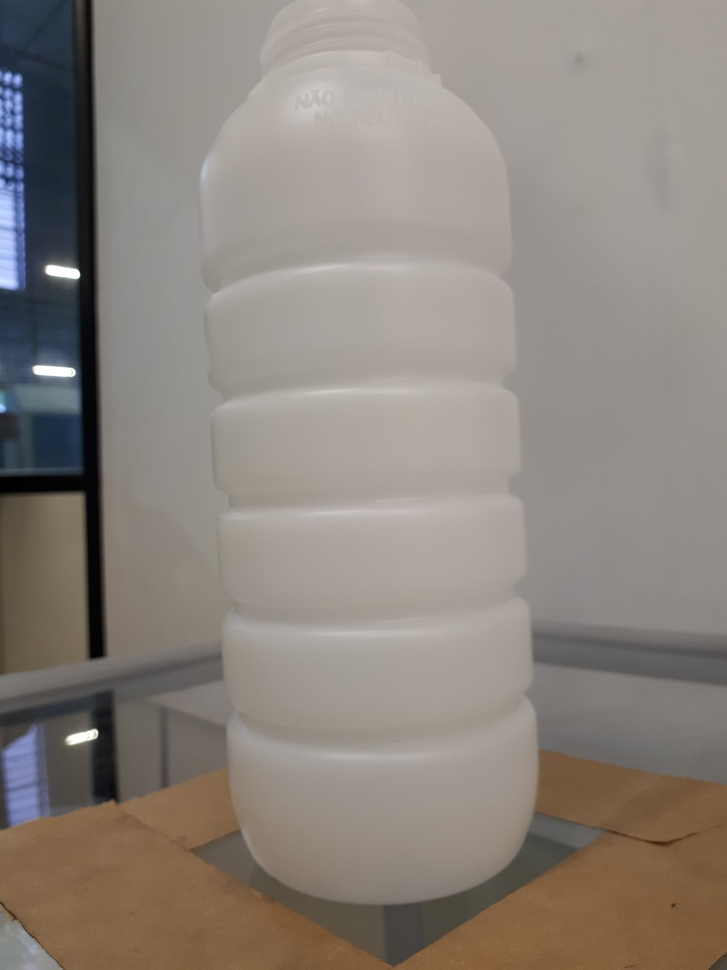
#> input picture imagens/teste.jpg, 727 x 970 px, shrunk from 3456 x 4608 before the run, found by its file name
$ python remover.py
#> lines starting #> are read from the running program, lines starting #| are printed output that depends on the picture
# Load image
import cv2
import numpy as np
from matplotlib import pyplot as plt

# Load image
image_bgr = cv2.imread('teste.jpg')
#> image_bgr is the input picture: shape (970, 727, 3); mean B, G, R 124.6, 131.8, 139.5

# Convert to RGB
image_rgb = cv2.cvtColor(image_bgr, cv2.COLOR_BGR2RGB)

# Rectange values: start x, start y, width, height
rectangle = (0, 56, 256, 150)

# Create initial mask
mask = np.zeros(image_rgb.shape[:2], np.uint8)

# Create temporary arrays used by grabCut
bgdModel = np.zeros((1, 65), np.float64)
fgdModel = np.zeros((1, 65), np.float64)

# Run grabCut
cv2.grabCut(image_rgb, # Our image
            mask, # The Mask
            rectangle, # Our rectangle
            bgdModel, # Temporary array for background
            fgdModel, # Temporary array for background
            5, # Number of iterations
            cv2.GC_INIT_WITH_RECT) # Initiative using our rectangle

# Create mask where sure and likely backgrounds set to 0, otherwise 1
mask_2 = np.where((mask==2) | (mask==0), 0, 1).astype('uint8')

# Multiply image with new mask to subtract background
image_rgb_nobg = image_rgb * mask_2[:, :, np.newaxis]
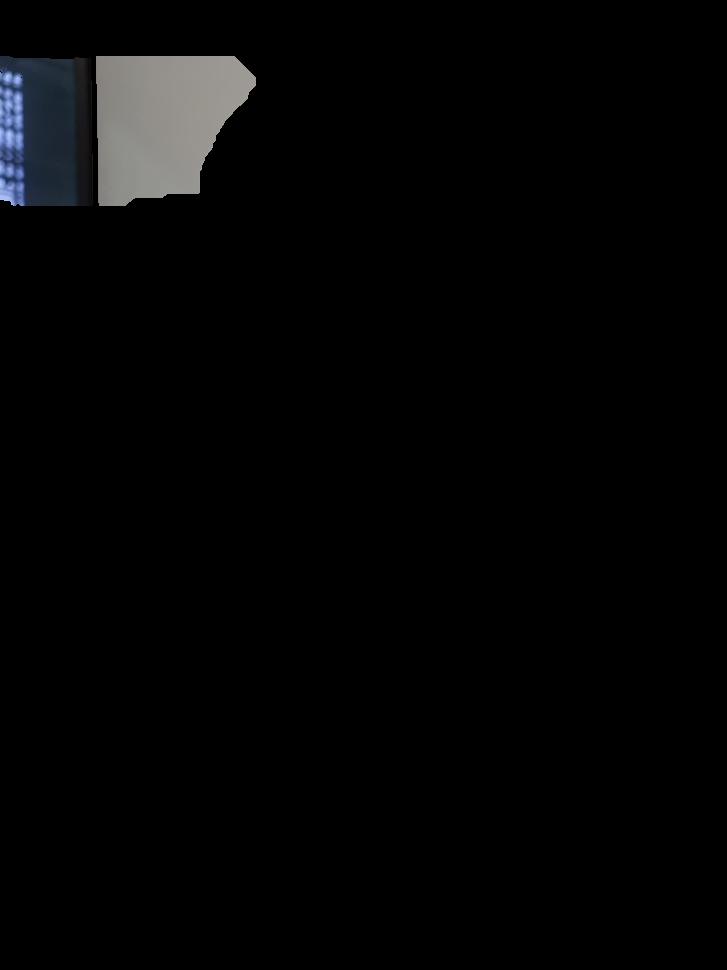
#> image_rgb_nobg: shape (970, 727, 3); mean R, G, B 4.6, 4.8, 5.1
# Show image
plt.imshow(image_rgb_nobg), plt.axis("off")
plt.show()

$ run again, with imagens/IMG_20210211_154257.jpg copied over imagens/teste.jpg
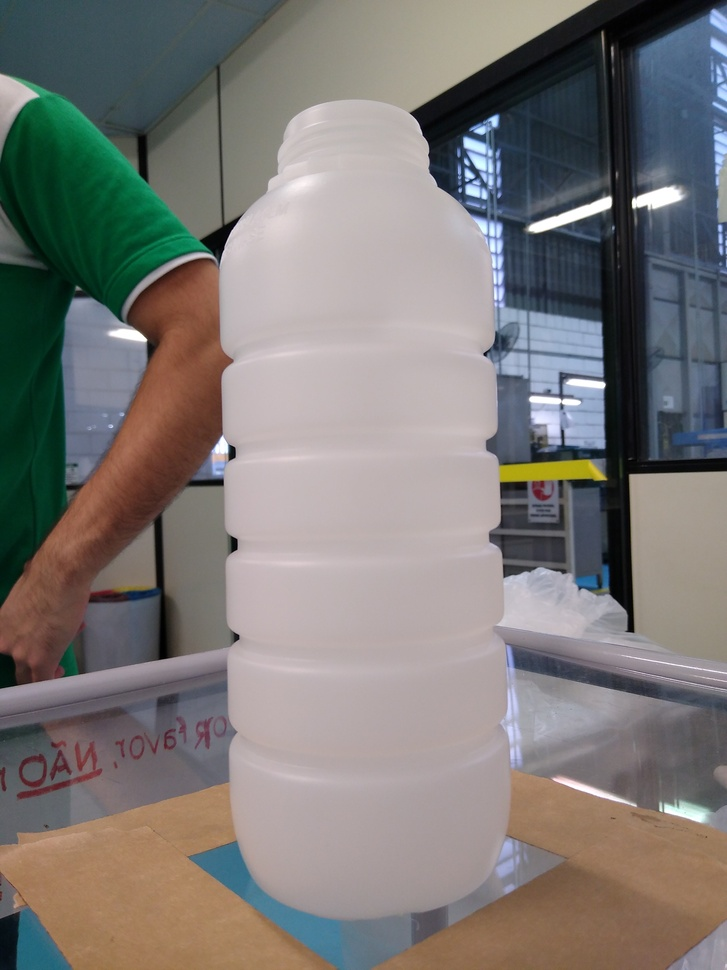
#> input picture imagens/IMG_20210211_154257.jpg, 727 x 970 px, shrunk from 3072 x 4096 before the run, found by its file name
#> image_bgr is the input picture: shape (970, 727, 3); mean B, G, R 118.3, 120.7, 124.1
#> `image_rgb_nobg = image_rgb * mask_2[:, :, np.newaxis]`:
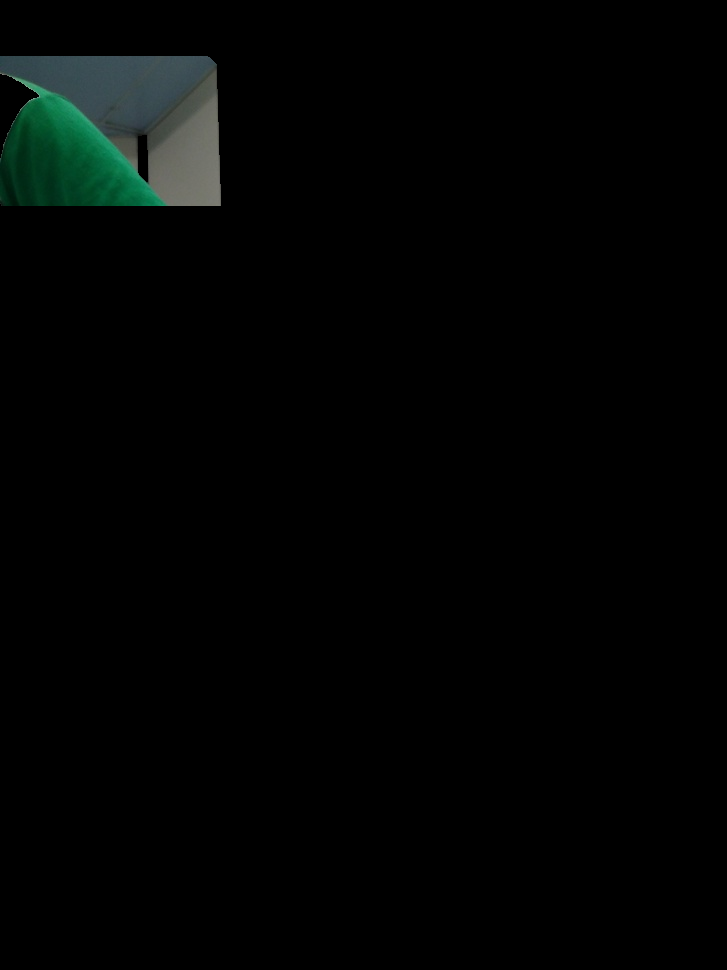
#> image_rgb_nobg: shape (970, 727, 3); mean R, G, B 2.2, 3.8, 3.2
